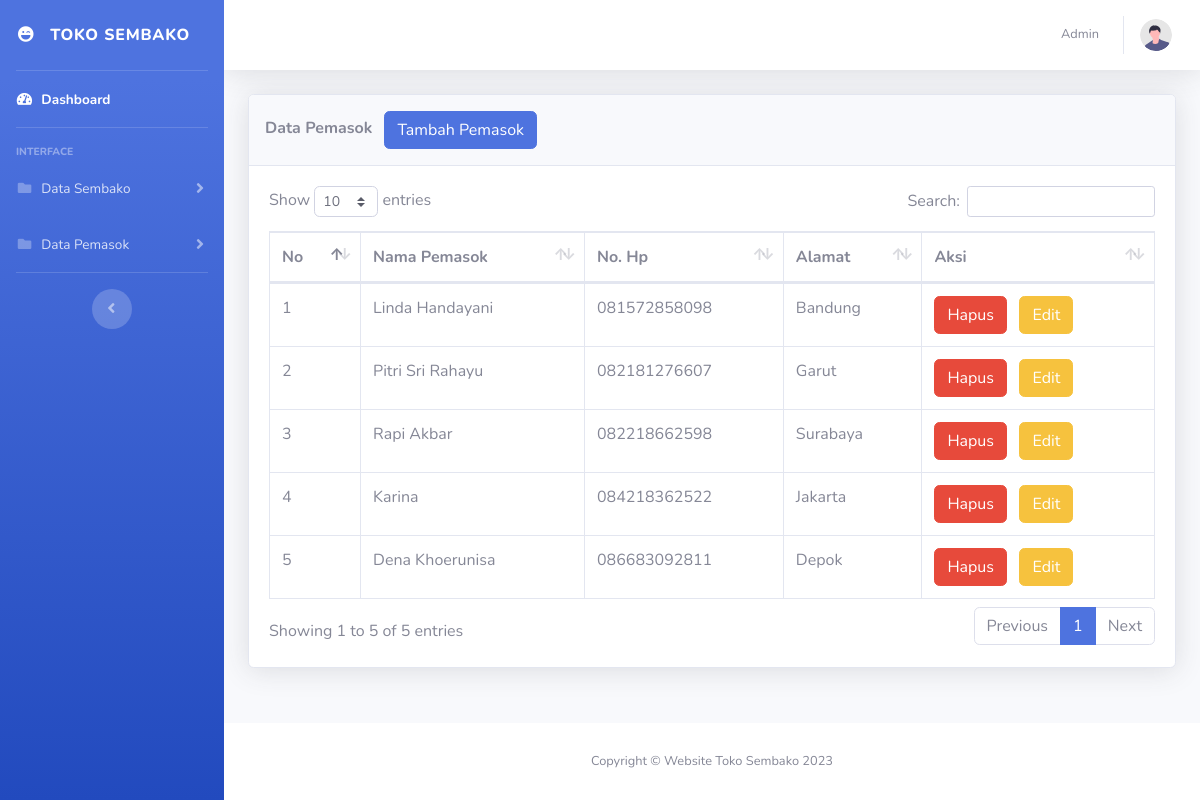
The app's page /pemasok/index.php, older data.
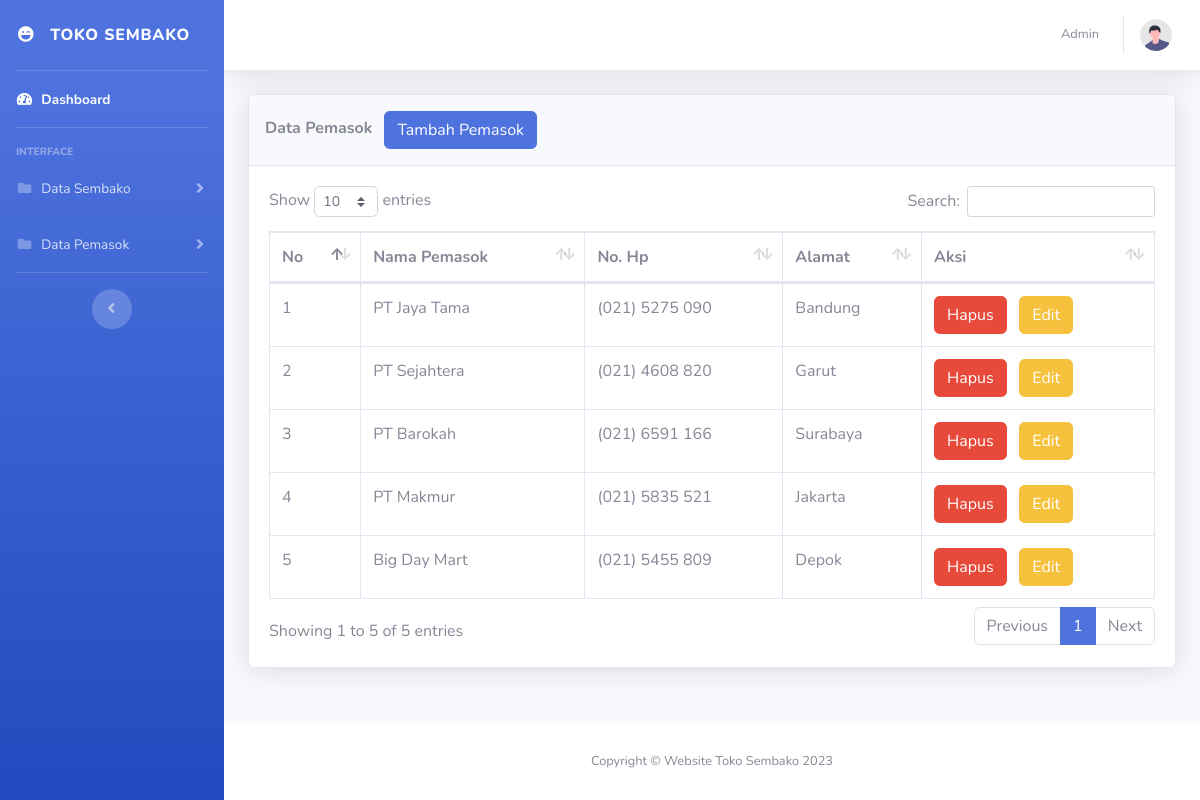
The same page, newer data.
### tables this page shows
CREATE TABLE `pemasok` (
  `id_pemasok` int(11) NOT NULL,
  `nama_pemasok` varchar(255) NOT NULL,
  `no_hp` varchar(255) NOT NULL,
  `alamat` text NOT NULL
);

### pemasok/index.php (the view, shortened to what the changed rows need)
<!DOCTYPE html>
<html lang="en">
<head>
    <link href="../vendor/fontawesome-free/css/all.min.css" rel="stylesheet" type="text/css">
    <link href="../css/sb-admin-2.min.css" rel="stylesheet">
    <link href="../vendor/datatables/dataTables.bootstrap4.min.css" rel="stylesheet">
</head>
<body id="page-top">
    <div id="wrapper">
        <div id="content-wrapper" class="d-flex flex-column">
            <div id="content">
                <div class="container-fluid">
                    <div class="card shadow mb-4">
                        <div class="card-body">
                            <div class="table-responsive">
                                <table class="table table-bordered" id="dataTable" width="100%" cellspacing="0">
                                    <?php
                                        include '../koneksi.php';
                                        $query = mysqli_query($conn, "SELECT * FROM `pemasok`;");
                                    ?>
                                    <thead>
                                        <tr>
                                            <th>No</th>
                                            <th>Nama Pemasok</th>
                                            <th>No. Hp</th>
                                            <th>Alamat</th>
                                            <th>Aksi</th>
                                        </tr>
                                    </thead>
                                    <tbody>
                                        <?php
                                            if(mysqli_num_rows($query)>0){
                                            $no = 1;
                                            while($data = mysqli_fetch_array($query)){
                                        ?>
                                        <tr>
                                            <td> <?php echo $no ?></td>
                                            <td> <?php echo $data["nama_pemasok"] ?></td>
                                            <td> <?php echo $data["no_hp"] ?></td>
                                            <td> <?php echo $data["alamat"] ?></td>
                                            <td>
                                                <a class="btn btn-danger" href="proses_hapus.php?id_pemasok=<?php echo $data["id_pemasok"] ?>" onclick="return confirm('Apakah anda yakin ingin menghapus pemasok <?php echo $data['nama_pemasok']?> ?')">Hapus</a> &nbsp;
                                                <a class="btn btn-warning" href="edit.php?id_pemasok=<?php echo $data["id_pemasok"] ?>" onclick="return confirm('Apakah anda yakin ingin mengubah pemasok <?php echo $data['nama_pemasok']?> ?')">Edit</a>
                                            </td>
                                        </tr>
                                        <?php $no++; } ?>
                                        <?php } ?>
                                    </tbody>
                                </table>
                            </div>
                        </div>
                    </div>
                </div>
            </div>
        </div>
    </div>
</body>
</html>

Row changes from the older to the newer data that the page shows:
changed pemasok "Bandung": nama_pemasok "Linda Handayani" → "PT Jaya Tama"; no_hp "081572858098" → "(021) 5275 090"
changed pemasok "Garut": nama_pemasok "Pitri Sri Rahayu" → "PT Sejahtera"; no_hp "082181276607" → "(021) 4608 820"
changed pemasok "Surabaya": nama_pemasok "Rapi Akbar" → "PT Barokah"; no_hp "082218662598" → "(021) 6591 166"
changed pemasok "Jakarta": nama_pemasok "Karina" → "PT Makmur"; no_hp "084218362522" → "(021) 5835 521"
changed pemasok "Depok": nama_pemasok "Dena Khoerunisa" → "Big Day Mart"; no_hp "086683092811" → "(021) 5455 809"
